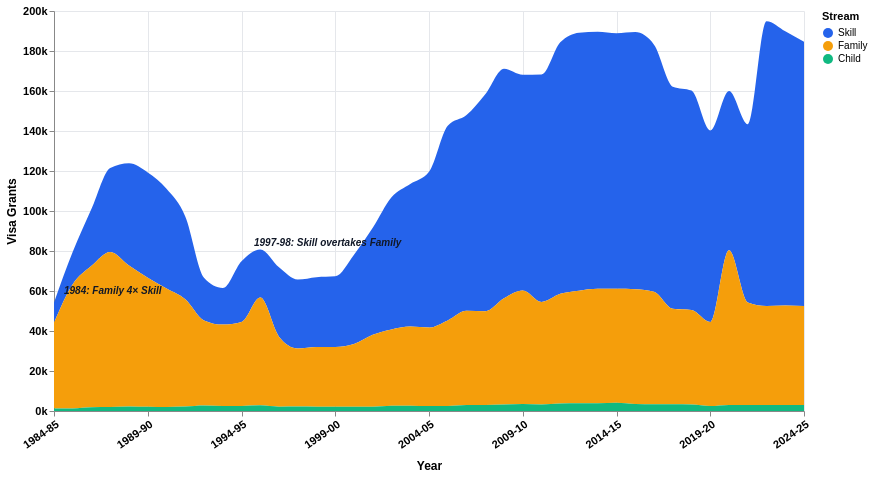

Source (Vega-Lite JSON):
### Vega-Lite specification from a JSON file in a GitHub repository (floating-point values rounded to 4 significant figures)
{"$schema": "https://vega.github.io/schema/vega-lite/v5.json", "width": 750, "height": 400, "background": "#ffffff", "config": {"view": {"stroke": null}}, "data": {"values": [{"year": "1984-85", "stream": "Skill", "value": 10100, "i": 0}, {"year": "1985-86", "stream": "Skill", "value": 16200, "i": 1}, {"year": "1986-87", "stream": "Skill", "value": 28500, "i": 2}, {"year": "1987-88", "stream": "Skill", "value": 42000, "i": 3}, {"year": "1988-89", "stream": "Skill", "value": 51200, "i": 4}, {"year": "1989-90", "stream": "Skill", "value": 52700, "i": 5}, {"year": "1990-91", "stream": "Skill", "value": 49800, "i": 6}, {"year": "1991-92", "stream": "Skill", "value": 41400, "i": 7}, {"year": "1992-93", "stream": "Skill", "value": 21300, "i": 8}, {"year": "1993-94", "stream": "Skill", "value": 18300, "i": 9}, {"year": "1994-95", "stream": "Skill", "value": 30400, "i": 10}, {"year": "1995-96", "stream": "Skill", "value": 24100, "i": 11}, {"year": "1996-97", "stream": "Skill", "value": 34676, "i": 12}, {"year": "1997-98", "stream": "Skill", "value": 34446, "i": 13}, {"year": "1998-99", "stream": "Skill", "value": 34895, "i": 14}, {"year": "1999-00", "stream": "Skill", "value": 35352, "i": 15}, {"year": "2000-01", "stream": "Skill", "value": 44721, "i": 16}, {"year": "2001-02", "stream": "Skill", "value": 53507, "i": 17}, {"year": "2002-03", "stream": "Skill", "value": 66053, "i": 18}, {"year": "2003-04", "stream": "Skill", "value": 71243, "i": 19}, {"year": "2004-05", "stream": "Skill", "value": 77878, "i": 20}, {"year": "2005-06", "stream": "Skill", "value": 97336, "i": 21}, {"year": "2006-07", "stream": "Skill", "value": 97922, "i": 22}, {"year": "2007-08", "stream": "Skill", "value": 108540, "i": 23}, {"year": "2008-09", "stream": "Skill", "value": 114777, "i": 24}, {"year": "2009-10", "stream": "Skill", "value": 107868, "i": 25}, {"year": "2010-11", "stream": "Skill", "value": 113725, "i": 26}, {"year": "2011-12", "stream": "Skill", "value": 125755, "i": 27}, {"year": "2012-13", "stream": "Skill", "value": 128973, "i": 28}, {"year": "2013-14", "stream": "Skill", "value": 128550, "i": 29}, {"year": "2014-15", "stream": "Skill", "value": 127774, "i": 30}, {"year": "2015-16", "stream": "Skill", "value": 128550, "i": 31}, {"year": "2016-17", "stream": "Skill", "value": 123567, "i": 32}, {"year": "2017-18", "stream": "Skill", "value": 111099, "i": 33}, {"year": "2018-19", "stream": "Skill", "value": 109713, "i": 34}, {"year": "2019-20", "stream": "Skill", "value": 95843, "i": 35}, {"year": "2020-21", "stream": "Skill", "value": 79620, "i": 36}, {"year": "2021-22", "stream": "Skill", "value": 89063, "i": 37}, {"year": "2022-23", "stream": "Skill", "value": 142344, "i": 38}, {"year": "2023-24", "stream": "Skill", "value": 137100, "i": 39}, {"year": "2024-25", "stream": "Skill", "value": 132148, "i": 40}, {"year": "1984-85", "stream": "Family", "value": 43000, "i": 0}, {"year": "1985-86", "stream": "Family", "value": 62100, "i": 1}, {"year": "1986-87", "stream": "Family", "value": 70700, "i": 2}, {"year": "1987-88", "stream": "Family", "value": 77500, "i": 3}, {"year": "1988-89", "stream": "Family", "value": 70400, "i": 4}, {"year": "1989-90", "stream": "Family", "value": 64500, "i": 5}, {"year": "1990-91", "stream": "Family", "value": 59300, "i": 6}, {"year": "1991-92", "stream": "Family", "value": 53700, "i": 7}, {"year": "1992-93", "stream": "Family", "value": 42600, "i": 8}, {"year": "1993-94", "stream": "Family", "value": 40700, "i": 9}, {"year": "1994-95", "stream": "Family", "value": 42000, "i": 10}, {"year": "1995-96", "stream": "Family", "value": 53870, "i": 11}, {"year": "1996-97", "stream": "Family", "value": 34993, "i": 12}, {"year": "1997-98", "stream": "Family", "value": 29093, "i": 13}, {"year": "1998-99", "stream": "Family", "value": 29967, "i": 14}, {"year": "1999-00", "stream": "Family", "value": 29855, "i": 15}, {"year": "2000-01", "stream": "Family", "value": 31337, "i": 16}, {"year": "2001-02", "stream": "Family", "value": 35920, "i": 17}, {"year": "2002-03", "stream": "Family", "value": 38113, "i": 18}, {"year": "2003-04", "stream": "Family", "value": 39567, "i": 19}, {"year": "2004-05", "stream": "Family", "value": 39245, "i": 20}, {"year": "2005-06", "stream": "Family", "value": 42744, "i": 21}, {"year": "2006-07", "stream": "Family", "value": 47071, "i": 22}, {"year": "2007-08", "stream": "Family", "value": 46808, "i": 23}, {"year": "2008-09", "stream": "Family", "value": 53128, "i": 24}, {"year": "2009-10", "stream": "Family", "value": 56710, "i": 25}, {"year": "2010-11", "stream": "Family", "value": 51243, "i": 26}, {"year": "2011-12", "stream": "Family", "value": 54904, "i": 27}, {"year": "2012-13", "stream": "Family", "value": 56335, "i": 28}, {"year": "2013-14", "stream": "Family", "value": 57262, "i": 29}, {"year": "2014-15", "stream": "Family", "value": 56950, "i": 30}, {"year": "2015-16", "stream": "Family", "value": 57400, "i": 31}, {"year": "2016-17", "stream": "Family", "value": 56220, "i": 32}, {"year": "2017-18", "stream": "Family", "value": 47732, "i": 33}, {"year": "2018-19", "stream": "Family", "value": 47247, "i": 34}, {"year": "2019-20", "stream": "Family", "value": 41961, "i": 35}, {"year": "2020-21", "stream": "Family", "value": 77372, "i": 36}, {"year": "2021-22", "stream": "Family", "value": 51288, "i": 37}, {"year": "2022-23", "stream": "Family", "value": 49500, "i": 38}, {"year": "2023-24", "stream": "Family", "value": 49720, "i": 39}, {"year": "2024-25", "stream": "Family", "value": 49500, "i": 40}, {"year": "1984-85", "stream": "Child", "value": 1200, "i": 0}, {"year": "1985-86", "stream": "Child", "value": 1300, "i": 1}, {"year": "1986-87", "stream": "Child", "value": 1900, "i": 2}, {"year": "1987-88", "stream": "Child", "value": 2000, "i": 3}, {"year": "1988-89", "stream": "Child", "value": 2300, "i": 4}, {"year": "1989-90", "stream": "Child", "value": 2100, "i": 5}, {"year": "1990-91", "stream": "Child", "value": 2000, "i": 6}, {"year": "1991-92", "stream": "Child", "value": 2200, "i": 7}, {"year": "1992-93", "stream": "Child", "value": 2700, "i": 8}, {"year": "1993-94", "stream": "Child", "value": 2500, "i": 9}, {"year": "1994-95", "stream": "Child", "value": 2500, "i": 10}, {"year": "1995-96", "stream": "Child", "value": 2830, "i": 11}, {"year": "1996-97", "stream": "Child", "value": 2183, "i": 12}, {"year": "1997-98", "stream": "Child", "value": 2188, "i": 13}, {"year": "1998-99", "stream": "Child", "value": 2071, "i": 14}, {"year": "1999-00", "stream": "Child", "value": 2162, "i": 15}, {"year": "2000-01", "stream": "Child", "value": 2124, "i": 16}, {"year": "2001-02", "stream": "Child", "value": 2162, "i": 17}, {"year": "2002-03", "stream": "Child", "value": 2681, "i": 18}, {"year": "2003-04", "stream": "Child", "value": 2662, "i": 19}, {"year": "2004-05", "stream": "Child", "value": 2491, "i": 20}, {"year": "2005-06", "stream": "Child", "value": 2547, "i": 21}, {"year": "2006-07", "stream": "Child", "value": 3008, "i": 22}, {"year": "2007-08", "stream": "Child", "value": 3062, "i": 23}, {"year": "2008-09", "stream": "Child", "value": 3238, "i": 24}, {"year": "2009-10", "stream": "Child", "value": 3544, "i": 25}, {"year": "2010-11", "stream": "Child", "value": 3300, "i": 26}, {"year": "2011-12", "stream": "Child", "value": 3700, "i": 27}, {"year": "2012-13", "stream": "Child", "value": 3850, "i": 28}, {"year": "2013-14", "stream": "Child", "value": 3850, "i": 29}, {"year": "2014-15", "stream": "Child", "value": 4135, "i": 30}, {"year": "2015-16", "stream": "Child", "value": 3512, "i": 31}, {"year": "2016-17", "stream": "Child", "value": 3400, "i": 32}, {"year": "2017-18", "stream": "Child", "value": 3350, "i": 33}, {"year": "2018-19", "stream": "Child", "value": 3248, "i": 34}, {"year": "2019-20", "stream": "Child", "value": 2481, "i": 35}, {"year": "2020-21", "stream": "Child", "value": 3006, "i": 36}, {"year": "2021-22", "stream": "Child", "value": 3006, "i": 37}, {"year": "2022-23", "stream": "Child", "value": 3000, "i": 38}, {"year": "2023-24", "stream": "Child", "value": 3000, "i": 39}, {"year": "2024-25", "stream": "Child", "value": 3000, "i": 40}]}, "layer": [{"mark": {"type": "area", "interpolate": "monotone"}, "encoding": {"x": {"field": "i", "type": "quantitative", "axis": {"title": "Year", "titleFontWeight": "bold", "titleFontSize": 12, "titlePadding": 10, "labelFontWeight": "bold", "labelFontSize": 11, "values": [0, 5, 10, 15, 20, 25, 30, 35, 40], "labelExpr": "[\"1984-85\",\"1989-90\",\"1994-95\",\"1999-00\",\"2004-05\",\"2009-10\",\"2014-15\",\"2019-20\",\"2024-25\"][indexof([0,5,10,15,20,25,30,35,40], datum.value)]", "labelAngle": -35, "gridColor": "#e5e7eb"}}, "y": {"field": "value", "type": "quantitative", "stack": "zero", "axis": {"title": "Visa Grants", "titleFontWeight": "bold", "titleFontSize": 12, "labelFontWeight": "bold", "labelFontSize": 11, "labelExpr": "datum.value >= 0 ? (datum.value/1000) + 'k' : '-' + ((-datum.value)/1000) + 'k'", "gridColor": "#e5e7eb"}}, "color": {"field": "stream", "type": "nominal", "scale": {"domain": ["Skill", "Family", "Child"], "range": ["#2563eb", "#f59e0b", "#10b981"]}, "legend": {"title": "Stream", "orient": "right"}}, "tooltip": [{"field": "year", "title": "Year"}, {"field": "stream", "title": "Stream"}, {"field": "value", "title": "Visa Grants", "format": ","}]}}, {"data": {"values": [{"i": 0, "value": 58000, "label": "1984: Family 4× Skill"}]}, "mark": {"type": "text", "fontSize": 10, "fontWeight": "bold", "fontStyle": "italic", "color": "#111827", "align": "left", "dx": 10, "dy": -4}, "encoding": {"x": {"field": "i", "type": "quantitative"}, "y": {"field": "value", "type": "quantitative"}, "text": {"field": "label"}}}, {"data": {"values": [{"i": 16, "value": 82000, "label": "1997-98: Skill overtakes Family"}]}, "mark": {"type": "text", "fontSize": 10, "fontWeight": "bold", "fontStyle": "italic", "color": "#111827", "align": "left", "dx": -100, "dy": -4}, "encoding": {"x": {"field": "i", "type": "quantitative"}, "y": {"field": "value", "type": "quantitative"}, "text": {"field": "label"}}}]}
